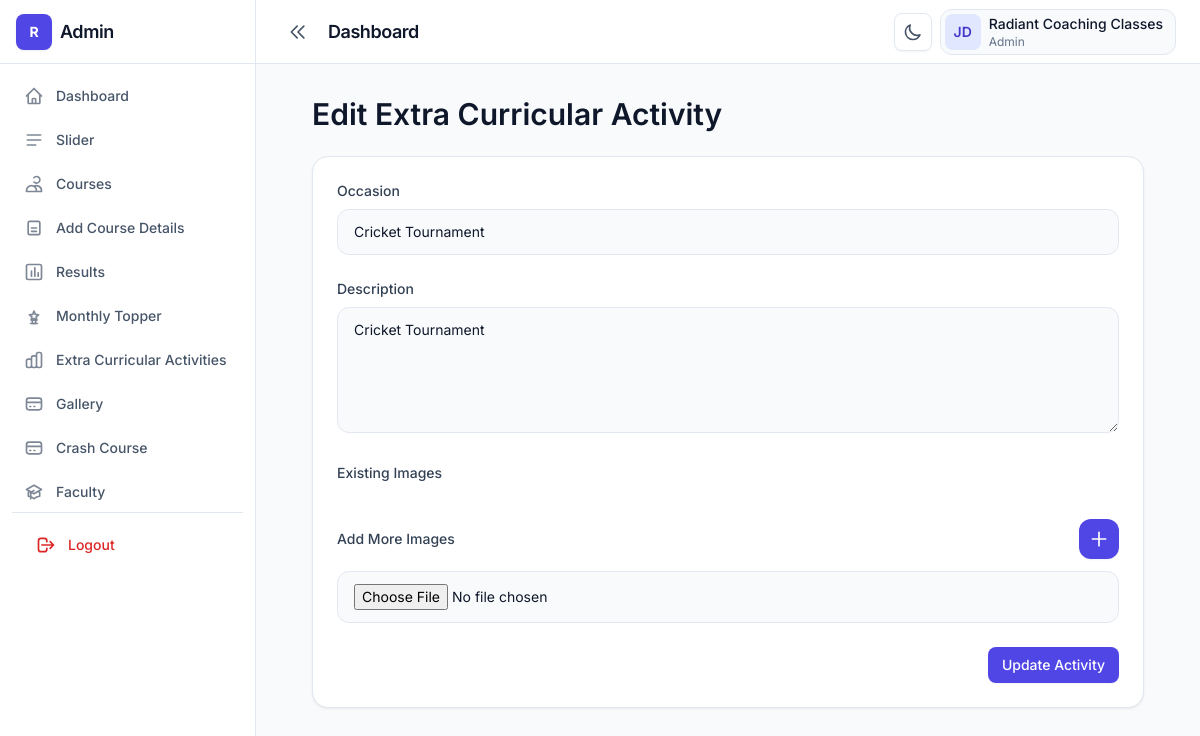
/admin/edit-extra-curricular?id=1 (signed in), run on the app's committed database.
### tables this page shows
CREATE TABLE IF NOT EXISTS `extra_curricular_activities` (
  `id` int NOT NULL AUTO_INCREMENT,
  `occasion` varchar(255) NOT NULL,
  `description` text NOT NULL,
  `created_at` date DEFAULT NULL,
  `updated_at` date DEFAULT NULL,
  PRIMARY KEY (`id`)
);

### admin/edit-extra-curricular.php (the view, shortened to what this page needs)
<?php
include('../conn.php');
$id = $_GET['id'];
$stmt = $conn->prepare("
    SELECT *
    FROM extra_curricular_activities
    WHERE id = :id
");
$stmt->execute([
    ':id' => $id
]);
$activity = $stmt->fetch(PDO::FETCH_ASSOC);
?>
<!DOCTYPE html>
<html lang="en" class="h-full">
<head>
    <link rel="stylesheet"
        href="../dist/css/output.css" />
</head>
<body class="h-full bg-slate-50 text-slate-900 dark:bg-slate-950 dark:text-slate-100">
    <div class="flex min-h-full">
        <?php include('sidebar.php'); ?>
        <div class="flex min-h-screen flex-1 flex-col lg:min-h-0">
            <?php include('header.php'); ?>
            <main class="flex-1 overflow-auto p-4 lg:p-8">
                <div class="container max-w-4xl">
                    <div class="mb-6">
                        <h2 class="text-display-sm text-slate-900 dark:text-white">
                            Edit Extra Curricular Activity
                        </h2>
                    </div>
                    <form
                        method="POST"
                        enctype="multipart/form-data">
                        <div class="rounded-2xl border border-slate-200 bg-white shadow-card dark:border-slate-800 dark:bg-slate-900">
                            <div class="space-y-6 p-6">
                                <div>
                                    <label class="mb-2 block text-sm font-medium text-slate-700 dark:text-slate-300">
                                        Occasion
                                    </label>
                                    <input
                                        type="text"
                                        name="occasion"
                                        required
                                        value="<?php echo $activity['occasion']; ?>"
                                        class="w-full rounded-xl border border-slate-200 bg-slate-50 px-4 py-3 text-sm outline-none ring-brand-500/30 focus:border-brand-300 focus:bg-white focus:ring-4 dark:border-slate-700 dark:bg-slate-950 dark:focus:bg-slate-950" />
                                </div>
                                <div>
                                    <label class="mb-2 block text-sm font-medium text-slate-700 dark:text-slate-300">
                                        Description
                                    </label>
                                    <textarea
                                        name="description"
                                        rows="5"
                                        id="description"
                                        class="w-full rounded-xl border border-slate-200 bg-slate-50 px-4 py-3 text-sm outline-none ring-brand-500/30 focus:border-brand-300 focus:bg-white focus:ring-4 dark:border-slate-700 dark:bg-slate-950 dark:focus:bg-slate-950"><?php echo $activity['description']; ?></textarea>
                                </div>
                                <div>
                                    <label class="mb-3 block text-sm font-medium text-slate-700 dark:text-slate-300">
                                        Existing Images
                                    </label>
                                </div>
                                <div>
                                    <div class="mb-3 flex items-center justify-between">
                                        <label class="text-sm font-medium text-slate-700 dark:text-slate-300">
                                            Add More Images
                                        </label>
                                        <button
                                            type="button"
                                            onclick="addImageField()"
                                            class="flex h-10 w-10 items-center justify-center rounded-xl bg-brand-600 text-white shadow-sm transition hover:bg-brand-700">
                                            <svg class="h-5 w-5"
                                                fill="none"
                                                stroke="currentColor"
                                                viewBox="0 0 24 24">
                                                <path
                                                    stroke-linecap="round"
                                                    stroke-linejoin="round"
                                                    stroke-width="2"
                                                    d="M12 4v16m8-8H4" />
                                            </svg>
                                        </button>
                                    </div>
                                    <div id="image-fields"
                                        class="space-y-3">
                                        <input
                                            type="file"
                                            name="images[]"
                                            class="block w-full rounded-xl border border-slate-200 bg-slate-50 px-4 py-3 text-sm dark:border-slate-700 dark:bg-slate-950" />
                                    </div>
                                </div>
                                <div class="flex justify-end">
                                    <button
                                        type="submit"
                                        name="update_activity"
                                        class="btn btn-primary">
                                        Update Activity
                                    </button>
                                </div>
                            </div>
                        </div>
                    </form>
                </div>
            </main>
        </div>
    </div>
</body>
</html>

### data on the page
extra_curricular_activities: occasion "Cricket Tournament", description "Cricket Tournament"
